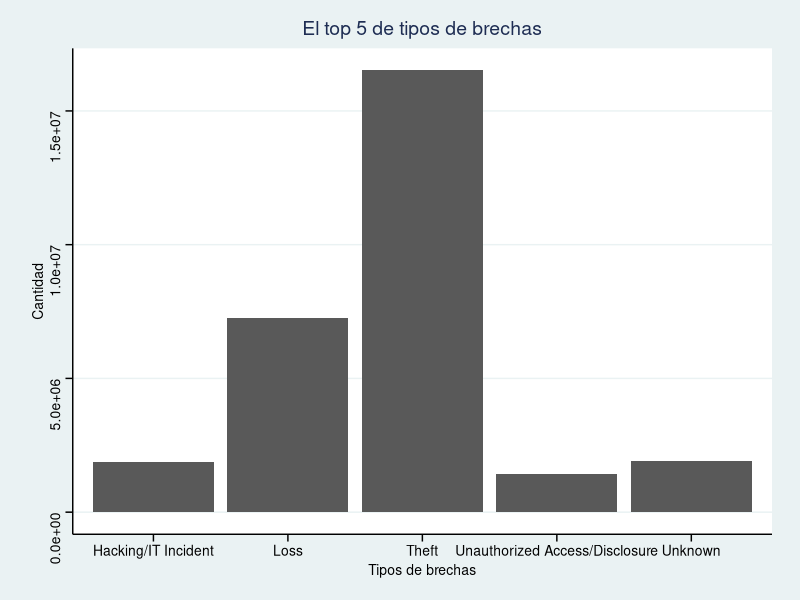
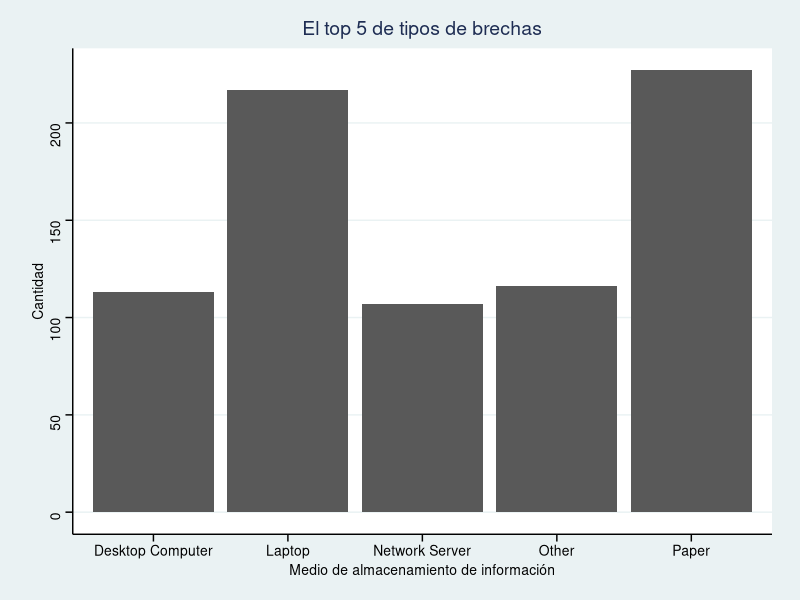
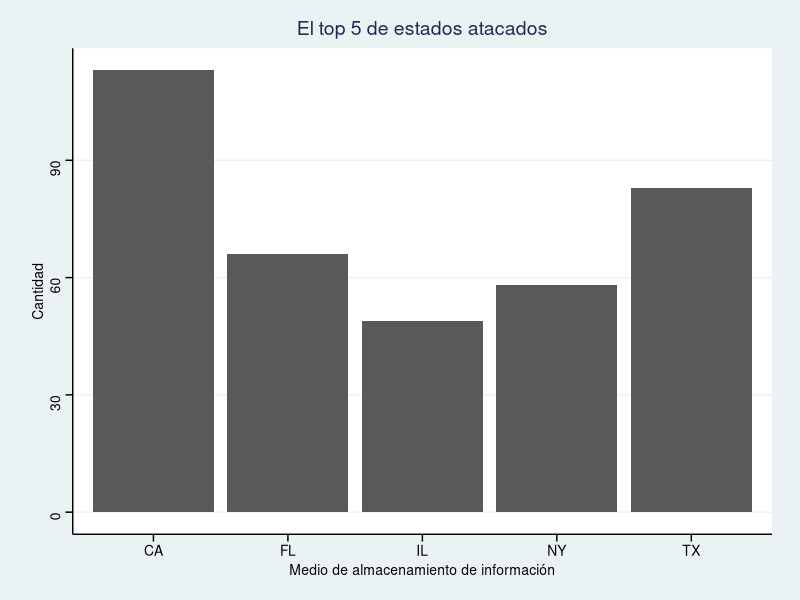
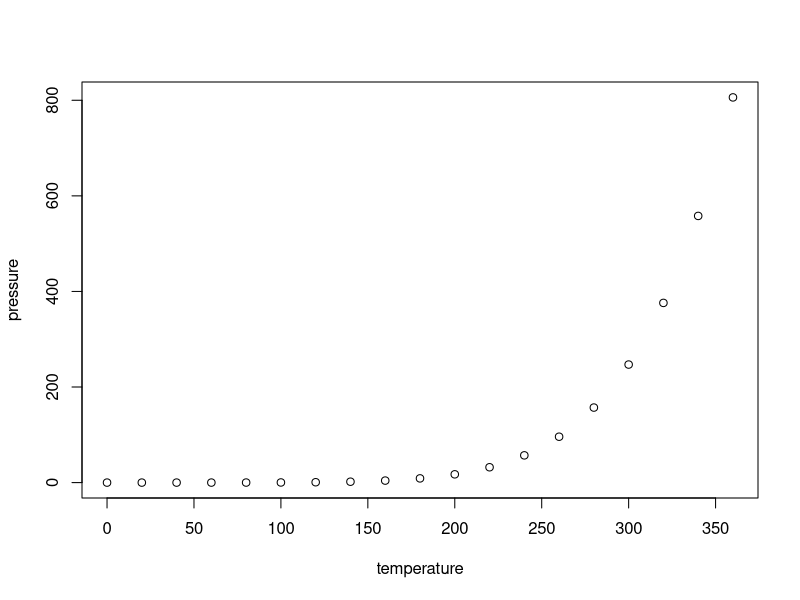

Here is the R script that generated these plots, in order:
## ---- chunk 1
knitr::opts_chunk$set(echo = TRUE)
## ---- chunk 2
if(!require(readr)) {install.packages("readr")}
library("readr")
if(!require(dplyr)) {install.packages('dplyr')}
library("dplyr")
if(!require(ggplot2)) {install.packages('ggplot2')}
library("ggplot2")
if(!require(tidyverse)) {install.packages('tidyverse')}
library("tidyverse")
if(!require(ggthemes)) {install.packages('ggthemes')}
library("ggthemes")
#==Pregunta 1====================================================
cyberb <- read_csv("Cyber Security Breaches.csv")

cyberb$Type_of_Breach <- as.factor(cyberb$Type_of_Breach)

cb2 <- data.frame(Type_of_Breach= cyberb$Type_of_Breach,Individuals_Affected = cyberb$Individuals_Affected)

by_type <- cb2 %>% group_by(Type_of_Breach)

by_type_sum <- by_type %>% summarise(Individuals_Affected = sum(Individuals_Affected))

by_type_top5 <-  by_type_sum %>%
                  arrange(desc(Individuals_Affected))%>%
                  slice(1:5)

ggplot(data = by_type_top5,
       mapping = aes(Type_of_Breach, Individuals_Affected))+
  geom_col()+
  xlab("Tipos de brechas")+
  ylab("Cantidad")+
  ggtitle(("El top 5 de tipos de brechas"))+
  theme_stata()


#===Pregunta 3==============================================================

cyberb$Location_of_Breached_Information <- as.factor(cyberb$Location_of_Breached_Information)

dfc2 <- cyberb %>%
    group_by(Location_of_Breached_Information) %>%
    summarise(count = n()) %>%
    top_n(n = 5, wt = count)

ggplot(data = dfc2,
       mapping = aes(x = Location_of_Breached_Information,y = count))+
  geom_col()+
  xlab("Medio de almacenamiento de información")+
  ylab("Cantidad")+
  ggtitle(("El top 5 de tipos de brechas"))+
  theme_stata()

#===Pregunta 4============================================================
cyberb$State <- as.factor(cyberb$State)

dfc3 <- cyberb %>%
    group_by(State) %>%
    summarise(count = n()) %>%
    top_n(n = 5, wt = count)

ggplot(data = dfc3,
       mapping = aes(x = State,y = count))+
  geom_col()+
  xlab("Medio de almacenamiento de información")+
  ylab("Cantidad")+
  ggtitle(("El top 5 de estados atacados"))+
  theme_stata()
#===Pregunta 5=========================================================
sum(!is.na(cyberb$Business_Associate_Involved))


## ---- chunk 3
plot(pressure)
